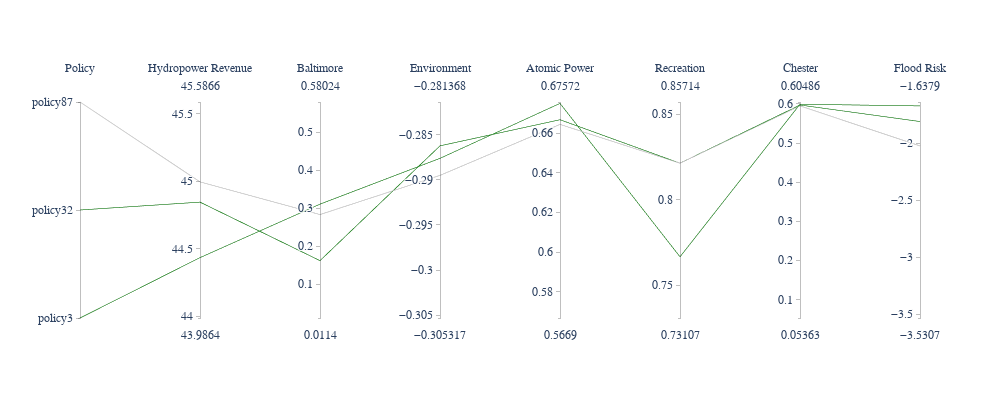

The notebook cell this image was saved under:
### Code cell
example_stability = payoffs[payoffs.index.isin(['policy3', 'policy32', 'policy87'])]
# flood risk, hydropower, Baltimore
plot_selected_parcoords(example_stability, payoffs, 'stability/04_example_stable_solutions', colorscale = ['green', 'green', 'lightgrey'])

### Figure 1 — Plotly figure (JSON) as saved in the notebook; plotly's stock layout.template omitted (floating-point values rounded to 4 significant figures)
{"data": [{"dimensions": [{"label": "Policy", "range": [0, 1], "ticktext": ["policy3", "policy32", "policy87"], "tickvals": [0, 0.5, 1], "values": [0, 0.5, 1]}, {"label": "Hydropower Revenue", "range": [43.99, 45.59], "values": [44.43, 44.84, 44.99]}, {"label": "Baltimore", "range": [0.0114, 0.5802], "values": [0.3112, 0.1625, 0.2838]}, {"label": "Environment", "range": [-0.3053, -0.2814], "values": [-0.2876, -0.2862, -0.2895]}, {"label": "Atomic Power", "range": [0.5669, 0.6757], "values": [0.675, 0.6668, 0.6644]}, {"label": "Recreation", "range": [0.7311, 0.8571], "values": [0.7668, 0.8214, 0.8214]}, {"label": "Chester", "range": [0.05363, 0.6049], "values": [0.5992, 0.5972, 0.5949]}, {"label": "Flood Risk", "range": [-3.531, -1.638], "values": [-1.672, -1.809, -2.023]}], "line": {"color": [0, 1, 2], "colorscale": [[0, "green"], [0.5, "green"], [1, "lightgrey"]]}, "type": "parcoords"}], "layout": {"font": {"family": "Georgia", "size": 14}, "height": 400, "width": 1000}}
